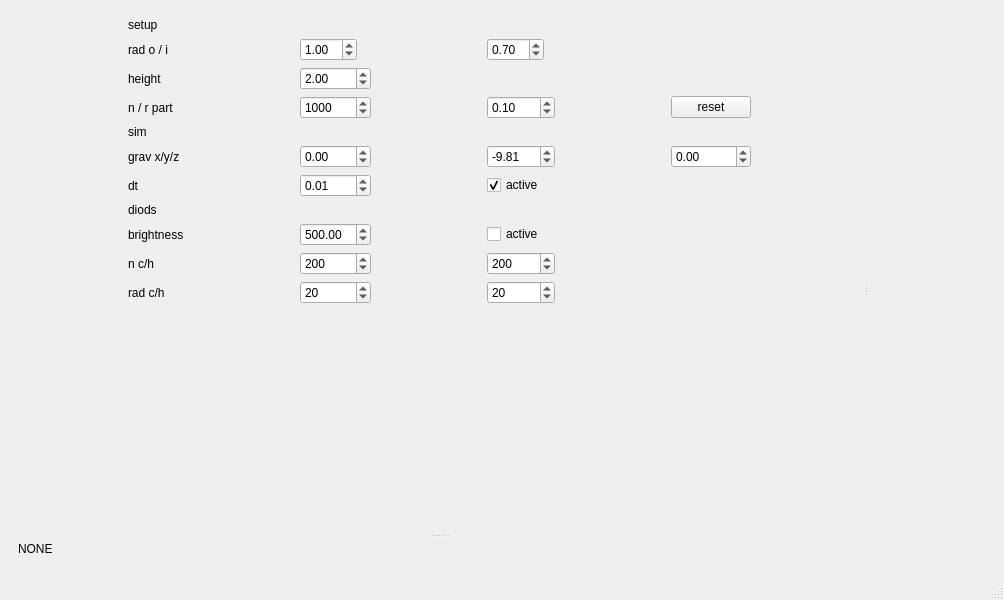
<?xml version="1.0" encoding="UTF-8"?>
<ui version="4.0">
 <class>qt_sim_window</class>
 <widget class="QMainWindow" name="qt_sim_window">
  <property name="geometry">
   <rect>
    <x>0</x>
    <y>0</y>
    <width>1004</width>
    <height>600</height>
   </rect>
  </property>
  <property name="windowTitle">
   <string>MainWindow</string>
  </property>
  <widget class="QWidget" name="centralwidget">
   <layout class="QGridLayout" name="gridLayout_3">
    <item row="0" column="0">
     <widget class="QWidget" name="widget_5" native="true">
      <layout class="QGridLayout" name="gridLayout_2">
       <item row="0" column="0">
        <widget class="QSplitter" name="splitter">
         <property name="orientation">
          <enum>Qt::Horizontal</enum>
         </property>
         <property name="handleWidth">
          <number>10</number>
         </property>
         <widget class="QWidget" name="widget_2" native="true">
          <layout class="QGridLayout" name="gridLayout_4">
           <item row="0" column="0">
            <widget class="QSplitter" name="splitter_2">
             <property name="orientation">
              <enum>Qt::Vertical</enum>
             </property>
             <widget class="QWidget" name="widget_3" native="true">
              <property name="sizePolicy">
               <sizepolicy hsizetype="Fixed" vsizetype="Preferred">
                <horstretch>0</horstretch>
                <verstretch>0</verstretch>
               </sizepolicy>
              </property>
              <layout class="QGridLayout" name="gridLayout_5">
               <item row="6" column="0">
                <widget class="QLabel" name="label_2">
                 <property name="text">
                  <string>dt</string>
                 </property>
                </widget>
               </item>
               <item row="10" column="1">
                <widget class="QSpinBox" name="spinBox_d_rc">
                 <property name="maximum">
                  <number>200</number>
                 </property>
                 <property name="value">
                  <number>20</number>
                 </property>
                </widget>
               </item>
               <item row="1" column="2">
                <widget class="QDoubleSpinBox" name="doubleSpinBox_r_inner">
                 <property name="sizePolicy">
                  <sizepolicy hsizetype="Fixed" vsizetype="Fixed">
                   <horstretch>0</horstretch>
                   <verstretch>0</verstretch>
                  </sizepolicy>
                 </property>
                 <property name="value">
                  <double>0.700000000000000</double>
                 </property>
                </widget>
               </item>
               <item row="2" column="1">
                <widget class="QDoubleSpinBox" name="doubleSpinBox_h">
                 <property name="value">
                  <double>2.000000000000000</double>
                 </property>
                </widget>
               </item>
               <item row="3" column="0">
                <widget class="QLabel" name="label_11">
                 <property name="text">
                  <string>n / r part</string>
                 </property>
                </widget>
               </item>
               <item row="10" column="2">
                <widget class="QSpinBox" name="spinBox_d_rh">
                 <property name="maximum">
                  <number>200</number>
                 </property>
                 <property name="value">
                  <number>20</number>
                 </property>
                </widget>
               </item>
               <item row="3" column="2">
                <widget class="QDoubleSpinBox" name="doubleSpinBox_r_part">
                 <property name="minimum">
                  <double>0.010000000000000</double>
                 </property>
                 <property name="maximum">
                  <double>100.000000000000000</double>
                 </property>
                 <property name="singleStep">
                  <double>0.010000000000000</double>
                 </property>
                 <property name="value">
                  <double>0.100000000000000</double>
                 </property>
                </widget>
               </item>
               <item row="2" column="0">
                <widget class="QLabel" name="label_10">
                 <property name="text">
                  <string>height</string>
                 </property>
                </widget>
               </item>
               <item row="3" column="3">
                <widget class="QPushButton" name="pushButton_reset_sim">
                 <property name="sizePolicy">
                  <sizepolicy hsizetype="Fixed" vsizetype="Fixed">
                   <horstretch>0</horstretch>
                   <verstretch>0</verstretch>
                  </sizepolicy>
                 </property>
                 <property name="text">
                  <string>reset</string>
                 </property>
                </widget>
               </item>
               <item row="9" column="1">
                <widget class="QSpinBox" name="spinBox_d_nc">
                 <property name="minimum">
                  <number>10</number>
                 </property>
                 <property name="maximum">
                  <number>2000</number>
                 </property>
                 <property name="value">
                  <number>200</number>
                 </property>
                </widget>
               </item>
               <item row="5" column="1">
                <widget class="QDoubleSpinBox" name="doubleSpinBox_grav_x">
                 <property name="minimum">
                  <double>-100.000000000000000</double>
                 </property>
                 <property name="maximum">
                  <double>100.000000000000000</double>
                 </property>
                 <property name="singleStep">
                  <double>0.100000000000000</double>
                 </property>
                </widget>
               </item>
               <item row="6" column="1">
                <widget class="QDoubleSpinBox" name="doubleSpinBox_dt">
                 <property name="singleStep">
                  <double>0.010000000000000</double>
                 </property>
                 <property name="value">
                  <double>0.010000000000000</double>
                 </property>
                </widget>
               </item>
               <item row="5" column="2">
                <widget class="QDoubleSpinBox" name="doubleSpinBox_grav_y">
                 <property name="minimum">
                  <double>-100.000000000000000</double>
                 </property>
                 <property name="maximum">
                  <double>100.000000000000000</double>
                 </property>
                 <property name="singleStep">
                  <double>0.100000000000000</double>
                 </property>
                 <property name="value">
                  <double>-9.810000000000000</double>
                 </property>
                </widget>
               </item>
               <item row="3" column="1">
                <widget class="QSpinBox" name="spinBox_npart">
                 <property name="maximum">
                  <number>1000000</number>
                 </property>
                 <property name="value">
                  <number>1000</number>
                 </property>
                </widget>
               </item>
               <item row="0" column="0">
                <widget class="QLabel" name="label_9">
                 <property name="sizePolicy">
                  <sizepolicy hsizetype="Fixed" vsizetype="Preferred">
                   <horstretch>0</horstretch>
                   <verstretch>0</verstretch>
                  </sizepolicy>
                 </property>
                 <property name="text">
                  <string>setup</string>
                 </property>
                </widget>
               </item>
               <item row="10" column="0">
                <widget class="QLabel" name="label_5">
                 <property name="text">
                  <string>rad c/h</string>
                 </property>
                </widget>
               </item>
               <item row="5" column="3">
                <widget class="QDoubleSpinBox" name="doubleSpinBox_grav_z">
                 <property name="minimum">
                  <double>-100.000000000000000</double>
                 </property>
                 <property name="maximum">
                  <double>100.000000000000000</double>
                 </property>
                 <property name="singleStep">
                  <double>0.100000000000000</double>
                 </property>
                </widget>
               </item>
               <item row="5" column="0">
                <widget class="QLabel" name="label">
                 <property name="text">
                  <string>grav x/y/z</string>
                 </property>
                </widget>
               </item>
               <item row="1" column="1">
                <widget class="QDoubleSpinBox" name="doubleSpinBox_r_outer">
                 <property name="sizePolicy">
                  <sizepolicy hsizetype="Fixed" vsizetype="Fixed">
                   <horstretch>0</horstretch>
                   <verstretch>0</verstretch>
                  </sizepolicy>
                 </property>
                 <property name="value">
                  <double>1.000000000000000</double>
                 </property>
                </widget>
               </item>
               <item row="7" column="0">
                <widget class="QLabel" name="label_6">
                 <property name="text">
                  <string>diods</string>
                 </property>
                </widget>
               </item>
               <item row="9" column="2">
                <widget class="QSpinBox" name="spinBox_d_nh">
                 <property name="maximum">
                  <number>2000</number>
                 </property>
                 <property name="value">
                  <number>200</number>
                 </property>
                </widget>
               </item>
               <item row="4" column="0">
                <widget class="QLabel" name="label_7">
                 <property name="text">
                  <string>sim</string>
                 </property>
                </widget>
               </item>
               <item row="8" column="1">
                <widget class="QDoubleSpinBox" name="doubleSpinBox_d_brightness">
                 <property name="maximum">
                  <double>1000.000000000000000</double>
                 </property>
                 <property name="value">
                  <double>500.000000000000000</double>
                 </property>
                </widget>
               </item>
               <item row="9" column="0">
                <widget class="QLabel" name="label_4">
                 <property name="text">
                  <string>n c/h</string>
                 </property>
                </widget>
               </item>
               <item row="12" column="0">
                <spacer name="verticalSpacer">
                 <property name="orientation">
                  <enum>Qt::Vertical</enum>
                 </property>
                 <property name="sizeHint" stdset="0">
                  <size>
                   <width>20</width>
                   <height>40</height>
                  </size>
                 </property>
                </spacer>
               </item>
               <item row="8" column="0">
                <widget class="QLabel" name="label_3">
                 <property name="text">
                  <string>brightness</string>
                 </property>
                </widget>
               </item>
               <item row="6" column="2">
                <widget class="QCheckBox" name="checkBox_active_sim">
                 <property name="text">
                  <string>active</string>
                 </property>
                 <property name="checked">
                  <bool>true</bool>
                 </property>
                </widget>
               </item>
               <item row="8" column="2">
                <widget class="QCheckBox" name="checkBox_active_diodes">
                 <property name="text">
                  <string>active</string>
                 </property>
                </widget>
               </item>
               <item row="1" column="0">
                <widget class="QLabel" name="label_8">
                 <property name="text">
                  <string>rad o / i</string>
                 </property>
                </widget>
               </item>
              </layout>
             </widget>
             <widget class="QWidget" name="widget_4" native="true">
              <layout class="QGridLayout" name="gridLayout_6">
               <item row="0" column="0">
                <widget class="QLabel" name="label_image">
                 <property name="sizePolicy">
                  <sizepolicy hsizetype="Expanding" vsizetype="Expanding">
                   <horstretch>0</horstretch>
                   <verstretch>0</verstretch>
                  </sizepolicy>
                 </property>
                 <property name="text">
                  <string>NONE</string>
                 </property>
                </widget>
               </item>
              </layout>
             </widget>
            </widget>
           </item>
          </layout>
         </widget>
         <widget class="QWidget" name="widget" native="true">
          <layout class="QGridLayout" name="gridLayout_scene">
           <item row="0" column="0">
            <spacer name="horizontalSpacer">
             <property name="orientation">
              <enum>Qt::Horizontal</enum>
             </property>
             <property name="sizeHint" stdset="0">
              <size>
               <width>40</width>
               <height>20</height>
              </size>
             </property>
            </spacer>
           </item>
          </layout>
         </widget>
        </widget>
       </item>
      </layout>
     </widget>
    </item>
   </layout>
  </widget>
  <widget class="QMenuBar" name="menubar">
   <property name="geometry">
    <rect>
     <x>0</x>
     <y>0</y>
     <width>1004</width>
     <height>22</height>
    </rect>
   </property>
  </widget>
  <widget class="QStatusBar" name="statusbar"/>
 </widget>
 <resources/>
 <connections/>
</ui>
